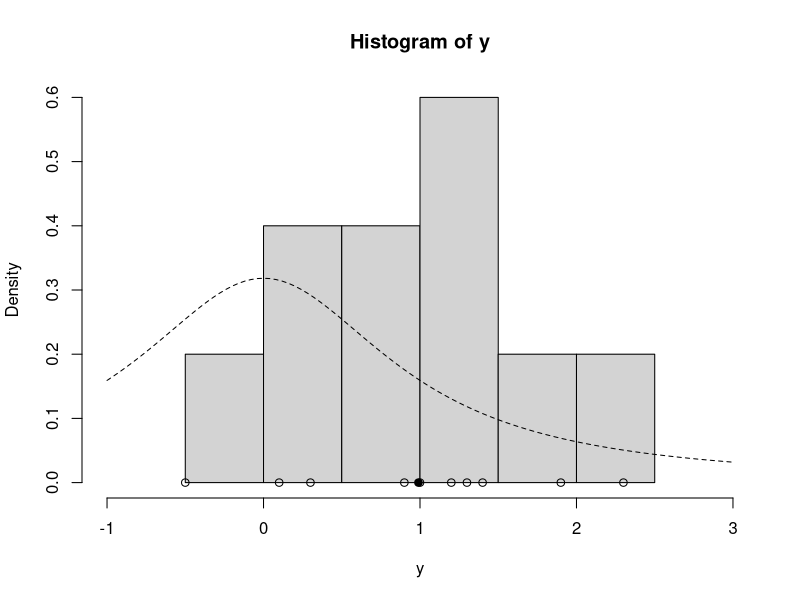
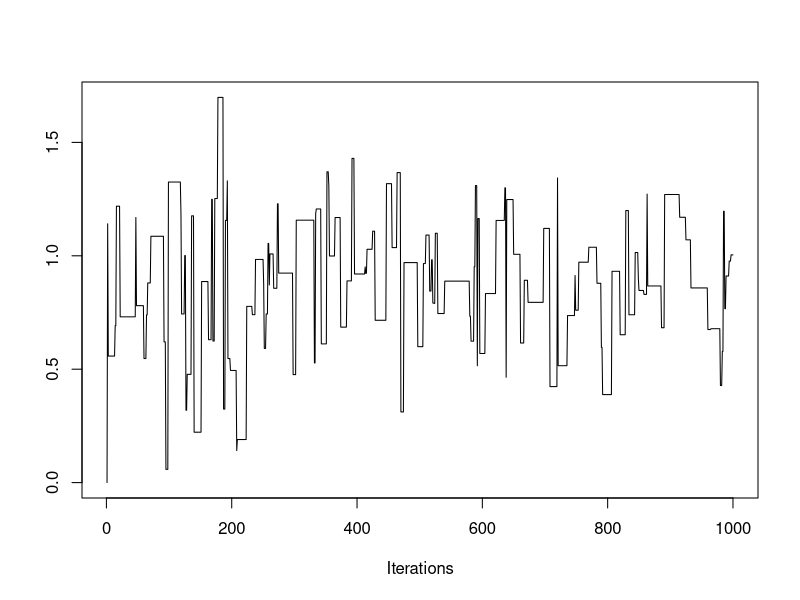
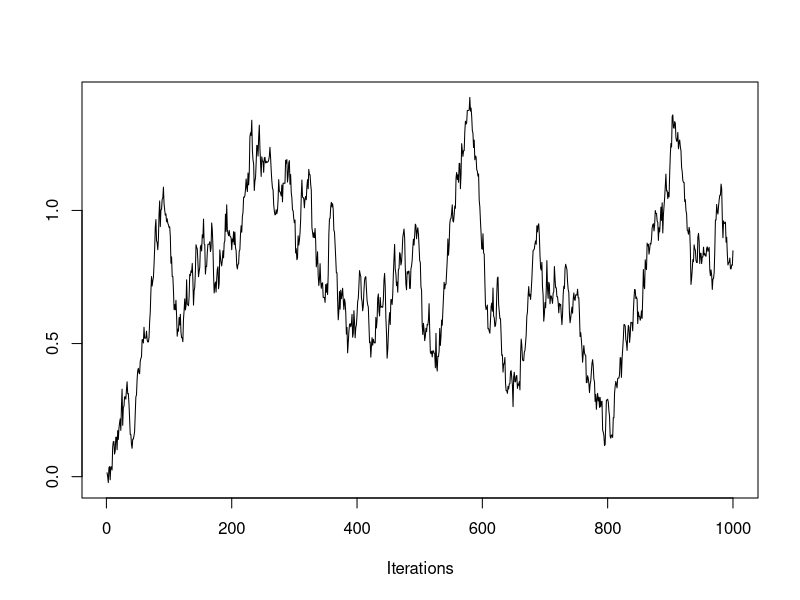
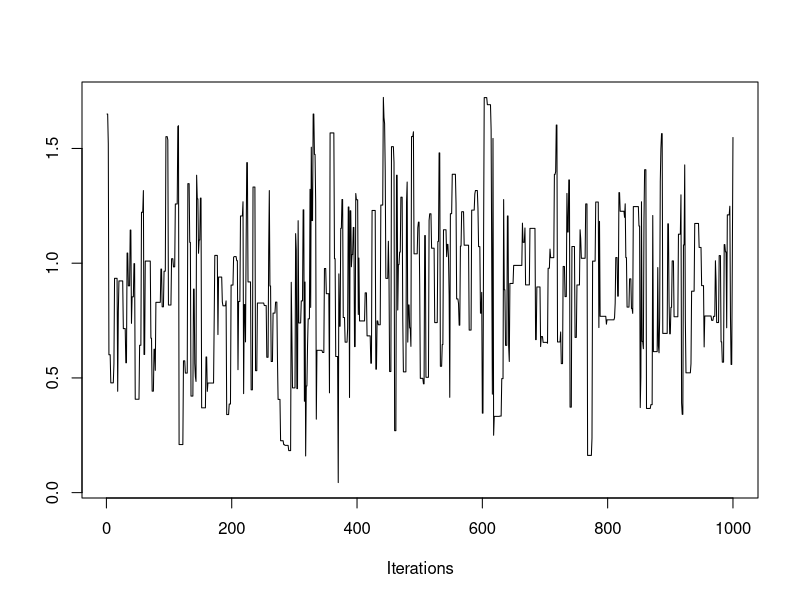
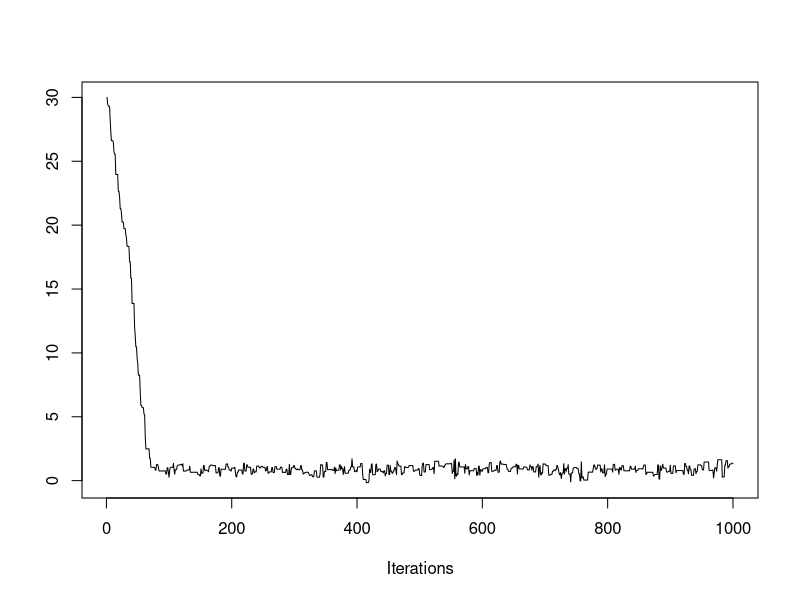
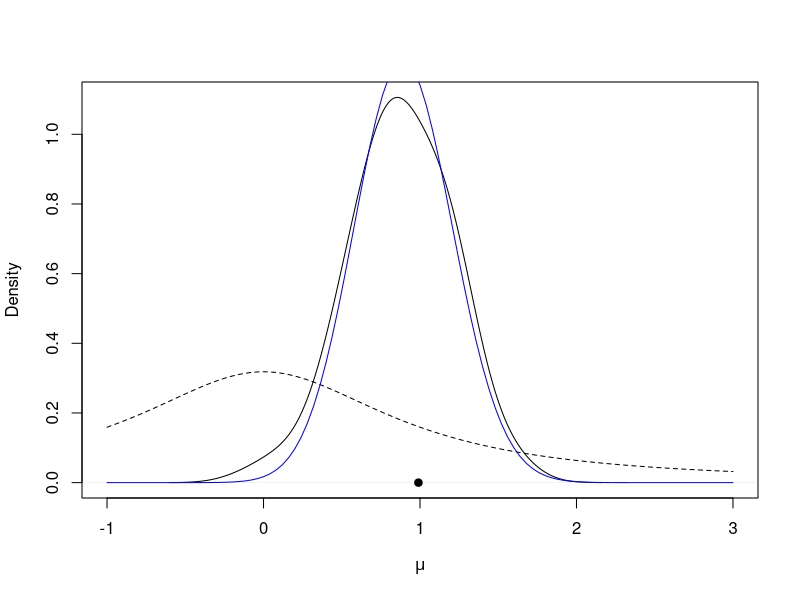

Write R code to recreate these figures, in order.
lg = function(mu, n, ybar) {
  mu2 = mu^2
  n * (ybar * mu - mu2 / 2.0) - log(1 + mu2)
}

mh = function(n, ybar, n_iter, mu_init, cand_sd) {
  ## Random-Walk Metropolis-Hastings algorithm
  
  ## step 1, initialize
  mu_out = numeric(n_iter)
  accpt = 0
  mu_now = mu_init
  lg_now = lg(mu=mu_now, n=n, ybar=ybar)
  
  ## step 2, iterate
  for (i in 1:n_iter) {
    ## step 2a
    mu_cand = rnorm(n=1, mean=mu_now, sd=cand_sd) # draw a candidate
    
    ## step 2b
    lg_cand = lg(mu=mu_cand, n=n, ybar=ybar) # evaluate log of g with the candidate
    lalpha = lg_cand - lg_now # log of acceptance ratio
    alpha = exp(lalpha)
    
    ## step 2c
    u = runif(1) # draw a uniform variable which will be less than alpha with probability min(1, alpha)
    if (u < alpha) { # then accept the candidate
      mu_now = mu_cand
      accpt = accpt + 1 # to keep track of acceptance
      lg_now = lg_cand
    }
    
    ## collect results
    mu_out[i] = mu_now # save this iteration's value of mu
  }
  
  ## return a list of output
  list(mu=mu_out, accpt=accpt/n_iter)
}



y = c(1.2, 1.4, -0.5, 0.3, 0.9, 2.3, 1.0, 0.1, 1.3, 1.9)
ybar = mean(y)
n = length(y)
hist(y, freq=FALSE, xlim=c(-1.0, 3.0)) # histogram of the data
curve(dt(x=x, df=1), lty=2, add=TRUE) # prior for mu
points(y, rep(0,n), pch=1) # individual data points
points(ybar, 0, pch=19) # sample mean



set.seed(1989) # set the random seed for reproducibility
post = mh(n=n, ybar=ybar, n_iter=1e3, mu_init=0.0, cand_sd=3.0)
str(post)


library("coda")
traceplot(as.mcmc(post$mu))



post = mh(n=n, ybar=ybar, n_iter=1e3, mu_init=0.0, cand_sd=0.05)
post$accpt


traceplot(as.mcmc(post$mu))


post = mh(n=n, ybar=ybar, n_iter=1e3, mu_init=0.0, cand_sd=0.9)
post$accpt

traceplot(as.mcmc(post$mu))



post = mh(n=n, ybar=ybar, n_iter=1e3, mu_init=30.0, cand_sd=0.9)
post$accpt

traceplot(as.mcmc(post$mu))


post$mu_keep = post$mu[-c(1:100)] # discard the first 200 samples
plot(density(post$mu_keep, adjust=2.0), main="", xlim=c(-1.0, 3.0), xlab=expression(mu)) # plot density estimate of the posterior
curve(dt(x=x, df=1), lty=2, add=TRUE) # prior for mu
points(ybar, 0, pch=19) # sample mean

curve(0.017*exp(lg(mu=x, n=n, ybar=ybar)), from=-1.0, to=3.0, add=TRUE, col="blue") # approximation to the true posterior in blue